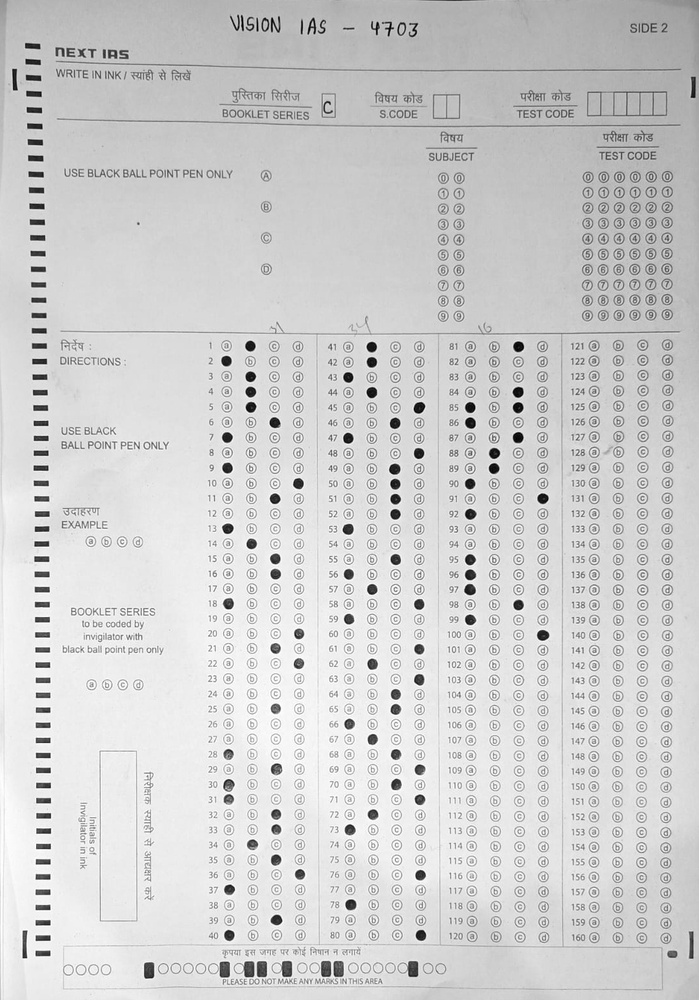
#> input picture omr_final_self/resize_based_on_the_similarity/output.jpg, 699 x 1000 px, shrunk from 1083 x 1549 before the run
$ python test_match_fro_section.py
#> lines starting #> are read from the running program, lines starting #| are printed output that depends on the picture
import cv2
import numpy as np

def crop_section(omr_image_path, section_image_path):
    # Load the OMR sheet and the section to match
#> called with omr_image_path = 'output.jpg', section_image_path = '../input/cropped_omr_v2.png'
    omr_image = cv2.imread(omr_image_path)
#> omr_image is the input picture: shape (1000, 699, 3); min 0, max 255, mean 207.7
    section_image = cv2.imread(section_image_path, 0)  # Load in grayscale
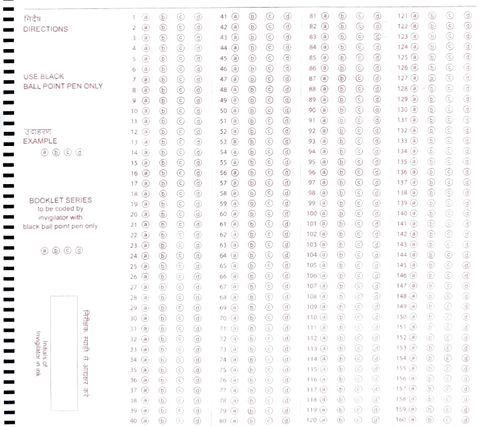
#> input picture omr_final_self/input/cropped_omr_v2.png, 479 x 427 px, shrunk from 742 x 661 before the run
#> section_image: shape (427, 479); min 0, max 255, mean 247.1

    # Convert OMR image to grayscale
    omr_gray = cv2.cvtColor(omr_image, cv2.COLOR_BGR2GRAY)

    # Template Matching
    result = cv2.matchTemplate(omr_gray, section_image, cv2.TM_CCOEFF_NORMED)
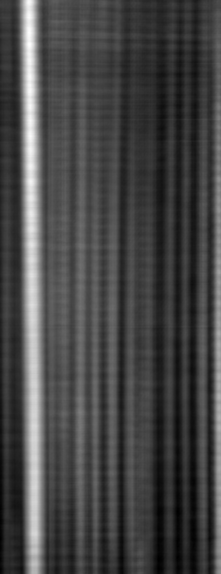
#> result: shape (574, 221) float32; min -0.0542, max 0.123, mean -0.00523; drawn with min black and max white
    min_val, max_val, min_loc, max_loc = cv2.minMaxLoc(result)
#> min_val = -0.0542; max_val = 0.123; min_loc = (158, 559); max_loc = (29, 44)

    # Get coordinates of the best match
    start_x, start_y = max_loc
#> start_x = 29; start_y = 44
    h, w = section_image.shape
#> h = 427; w = 479

    # Crop that section from the OMR image
    cropped_section = omr_image[start_y:start_y + h, start_x:start_x + w]
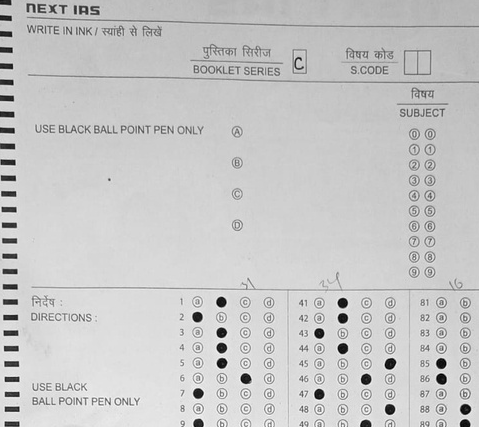
#> cropped_section: shape (427, 479, 3); min 0, max 255, mean 199.9

    return cropped_section

# Example Usage
cropped = crop_section("output.jpg", "../input/cropped_omr_v2.png")
cv2.imwrite("cropped_output.jpg", cropped)
